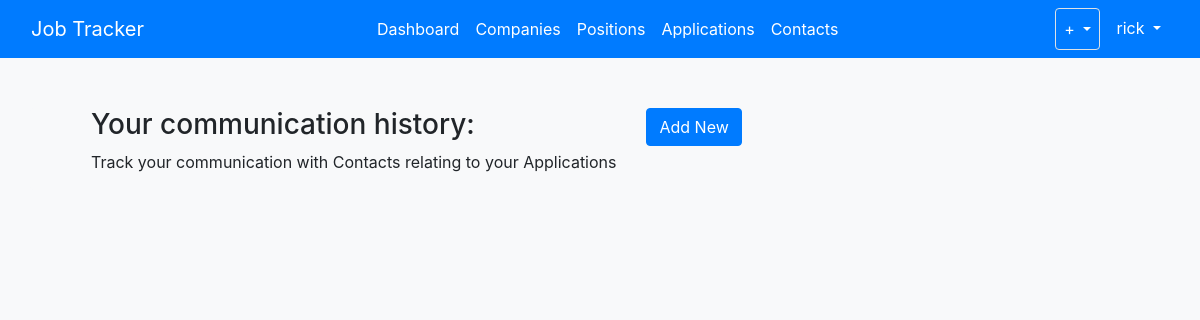
/communications/ (signed in), run on an earlier commit of the app's database.
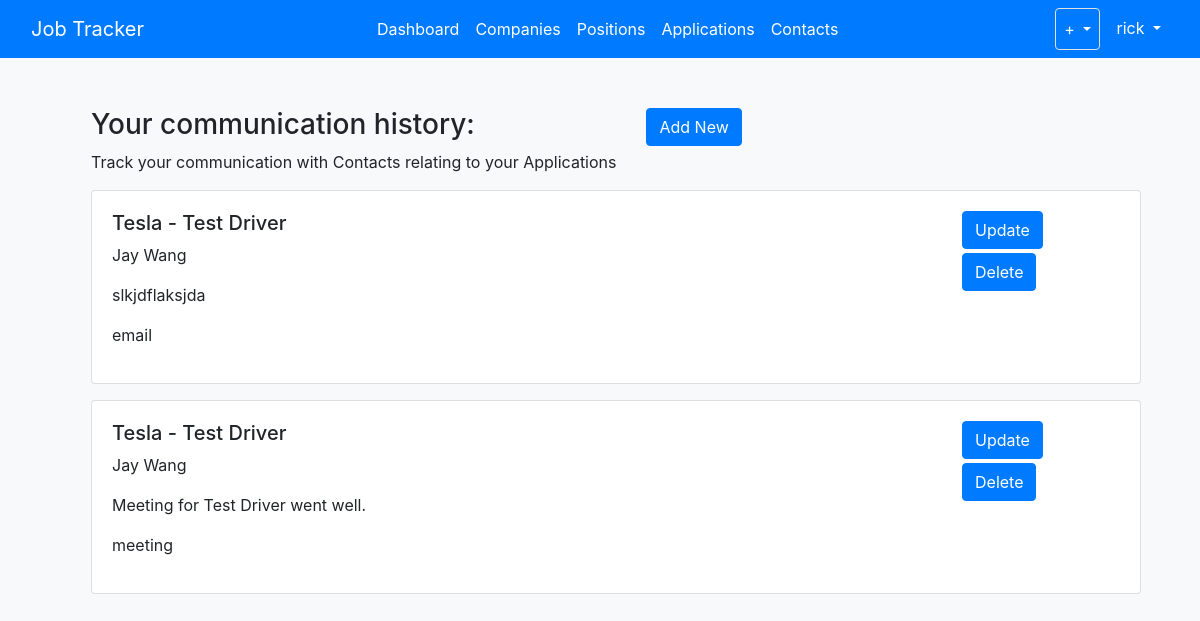
And on a later commit of the database.
### jobs/models.py (models this page shows, shortened)
class Communication(models.Model):
	user = models.ForeignKey(
		User,
		on_delete=models.CASCADE,
		default=1
		)
	application = models.ForeignKey(
		Application,
		on_delete=models.CASCADE
		)
	contact = models.ForeignKey(
		Contact,
		on_delete=models.CASCADE
		)
	date = models.DateField(null=True, blank=True)
	method = models.CharField(choices=[('phone','Phone'), ('email','Email'), ('meeting','Meeting'),], max_length=100, null=True)
	notes = models.TextField(null=True, blank=True)

class Application(models.Model):
	user = models.ForeignKey(
		User,
		on_delete=models.CASCADE,
		default=1
		)
	position = models.ForeignKey(
		Position,
		on_delete=models.CASCADE
		)
	date_started = models.DateField(null=True, blank=True)
	date_submitted = models.DateField(null=True, blank=True)
	email_used = models.EmailField(null=True, blank=True, max_length=128)
	offer = models.BooleanField()
	accepted = models.BooleanField()
	notes = models.TextField(null=True, blank=True)
	def __str__(self):
		company = self.position.company.name
		job_title = self.position.position_title
		return company + ' - ' + job_title

class Position(models.Model):
	INDUSTRY_SKILL = [
		('Java', 'Java'),
		('C++', 'C++'),
		('Algorithm Design', 'Algorithm Design'),
		('Object Oriented', 'Object Oriented'),
		('Kubernetes', 'Kubernetes')
	]
	user = models.ForeignKey(
		User,
		on_delete=models.CASCADE,
		default=1
		)
	company = models.ForeignKey(
		Company,
		on_delete=models.CASCADE
		)
	position_title = models.CharField(max_length=100)
	position_url = models.URLField(max_length=300, null=True)
	date_opened = models.DateField(null=True)
	date_closed = models.DateField(null=True, blank=True, default='')
	skills = models.CharField(choices=INDUSTRY_SKILL, max_length=100) # Need to look into multiple selection
	job_description = models.TextField(null=True)

class Company(models.Model):
	INDUSTRY_CHOICES = [
		('tech', 'Tech'),
		('ecommerce', 'Ecommerce'),
		('healthcare', 'Healthcare'),
		('pharma', 'Pharmaceutical'),
		('aerospace', 'Aerospace'),
		('fintech', 'FinTech'),
		('nonprofit', 'Nonprofit'),
		('defense', 'Defense'),
		('other', 'Other'),
	]
	user = models.ForeignKey(
		User,
		on_delete=models.CASCADE,
		default=1)
	name = models.CharField(max_length=100)
	careers_url = models.URLField(max_length=300, null=True)
	industry = models.CharField(choices=INDUSTRY_CHOICES, max_length=100, null=True)

class Contact(models.Model):
	user = models.ForeignKey(
		User,
		on_delete=models.CASCADE,
		default=1
		)
	first_name = models.CharField(max_length=100)
	last_name = models.CharField(max_length=100)
	email = models.EmailField(null=True, blank=True, max_length=128)
	phone_number = models.IntegerField(null=True, blank=True)
	notes = models.TextField(null=True, blank=True)
	def __str__(self):
		return self.first_name + ' ' + self.last_name

### jobs/views.py (the view)
# urls.py: path('communications/', CommunicationListView.as_view(), name='jobs-list-communications'),
class CommunicationListView(LoginRequiredMixin, ListView):
    model = Communication
    template_name = 'jobs/communications.html'
    context_object_name = 'comms'
    fields = ['application', 'contact', 'date', 'method', 'notes']

### jobs/templates/jobs/communications.html (shortened to what this page needs)
{% extends "jobs/base.html" %}
{% block content %}
<div class="container h-100 mt-5">
	<div class="container positions ml-3 mb-5">
		<div class="row mt-3">
			<div class="col-md-auto">
				<h3>Your communication history:</h3>
				<p>Track your communication with Contacts relating to your Applications</p>
			</div>
			<div class="col-md-2">
				<a class="btn btn-primary" href="{% url 'jobs-new-communication' %}" role="button">Add New</a>
			</div>
		</div>
		{% for comm in comms %}
		<div class="card mb-3">
			<div class="card-body">
				<div class="row">
					<div class="col-md-10">
						<h5 class="card-title mb-2">{{ comm.application }}</h5>
						<p>{{ comm.contact }}</p>
						<p>{{ comm.notes }}</p>
						<p>{{ comm.method }}</p>
					</div>
					<div class="col-md-2 align-content-stretch">
						<div class="row mb-1">
							<a class="btn btn-primary" href="{% url 'jobs-update-communication' comm.id %}" role="button">Update</a>
						</div>
						<div class="row mb-1">
							<a class="btn btn-primary" href="{% url 'jobs-delete-communication' comm.id %}" role="button">Delete</a>
						</div>
					</div>
				</div>
			</div>
		</div>
		{% endfor %}
	</div>
</div>
{% endblock content %}

### jobs/templates/jobs/base.html (shortened to what this page needs)
{% load static %}
<!DOCTYPE html>
<html>
<head>
    <link rel="stylesheet" href="https://cdn.jsdelivr.net/npm/bootstrap@4.5.3/dist/css/bootstrap.min.css">
    <link rel="stylesheet" type="text/css" href="{% static 'jobs/style.css' %}">
</head>
<body class="h-100 bg-light">
	<nav class="navbar navbar-expand-lg navbar-dark bg-primary fixed-top">
		<div class="container-fluid">
			<a class="navbar-brand" href="/">Job Tracker</a>
			<div class="collapse navbar-collapse" id="expandMenu">
				<ul class="navbar-nav mr-auto">
					{% if request.user.is_authenticated %}
					<li class="nav-item">
						<a class="nav-link active" aria-current="page" href="/">Dashboard</a>
					</li>
					<li class="nav-item">
						<a class="nav-link active" href="{% url 'jobs-companies' %}">Companies</a>
					</li>
					<li class="nav-item">
						<a class="nav-link active" href="{% url 'jobs-list-positions' %}">Positions</a>
					</li>
					<li class="nav-item">
						<a class="nav-link active" href="{% url 'jobs-list-applications' %}">Applications</a>
					</li>
					<li class="nav-item">
						<a class="nav-link active" href="/contacts">Contacts</a>
					</li>
					{% endif %}
				</ul>
				<ul class="navbar-nav">
					{% if request.user.is_authenticated %}
					<li class="dropdown border rounded">
						<a class="nav-link active dropdown-toggle" href="#" id="navbarDropdownMenuLink" role="button" data-bs-toggle="dropdown" aria-expanded="false"> + </a>
					</li>
					<li class="dropdown ml-2">
						<a class="nav-link active dropdown-toggle" href="#" id="navbarDropdownMenuLink" role="button" data-bs-toggle="dropdown" aria-expanded="false"> {{ request.user.username }} </a>
					</li>
					{% endif %}
				</ul>
			</div>
		</div>
	</nav>
	<div class="container bg-light rounded">
		{% block content %}{% endblock %}
	</div>
</body>
</html>

### jobs/static/jobs/style.css (style rules this page uses)
body { padding-top: 60px; }

What changed in the data, as far as the page shows it:
added Communication: application "Tesla - Test Driver", contact "Jay Wang", notes "slkjdflaksjda", method "email"
added Communication: application "Tesla - Test Driver", contact "Jay Wang", notes "Meeting for Test Driver went well.", method "meeting"
